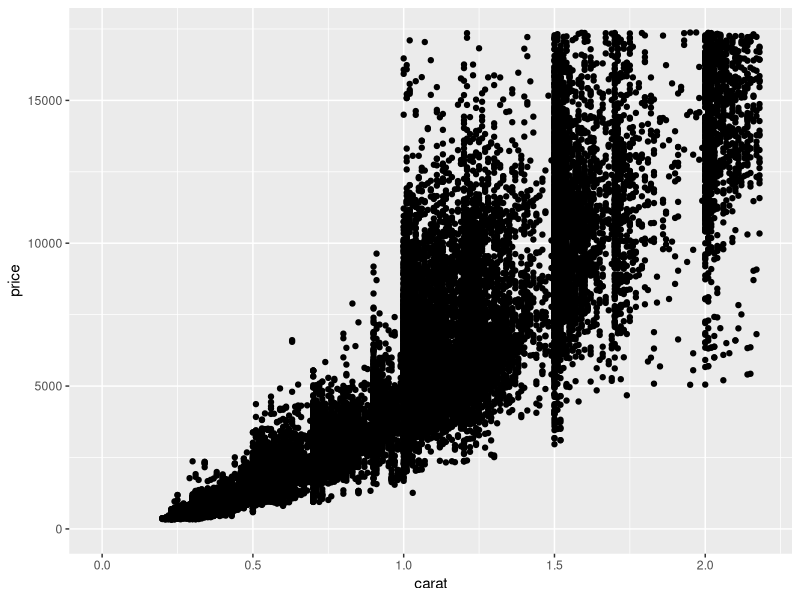
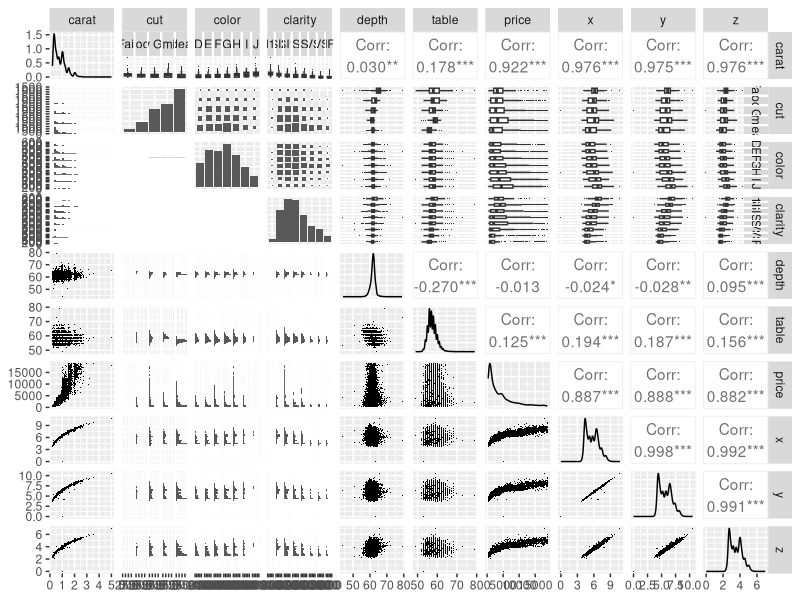

Here is the R script that generated these plots, in order:
#Load libraries
install.packages("GGally")
install.packages("scales")
install.packages("memisc")


library(ggplot2)
library(dplyr)
library(scales)
library(GGally)
library(memisc)

#Load data

data(diamonds)
head(diamonds)

# Let's consider the price of a diamond and it's carat weight.
# Create a scatterplot of price (y) vs carat weight (x).

# Limit the x-axis and y-axis to omit the top 1% of values.

ggplot(aes(x = carat, y = price), data = diamonds) +
  geom_point() +
  xlim(0, quantile(diamonds$carat, probs = 0.99)) +
  ylim(0, quantile(diamonds$price, probs = 0.99))

set.seed(20022012)
diamonds_samp <- diamonds[sample(1:length(diamonds$price), 10000),]
ggpairs(diamonds_samp,
        lower = list(continuous = wrap("points", shape = I('.'))),
        upper = list(combo = wrap("box", outlier.shape = I('.'))))
